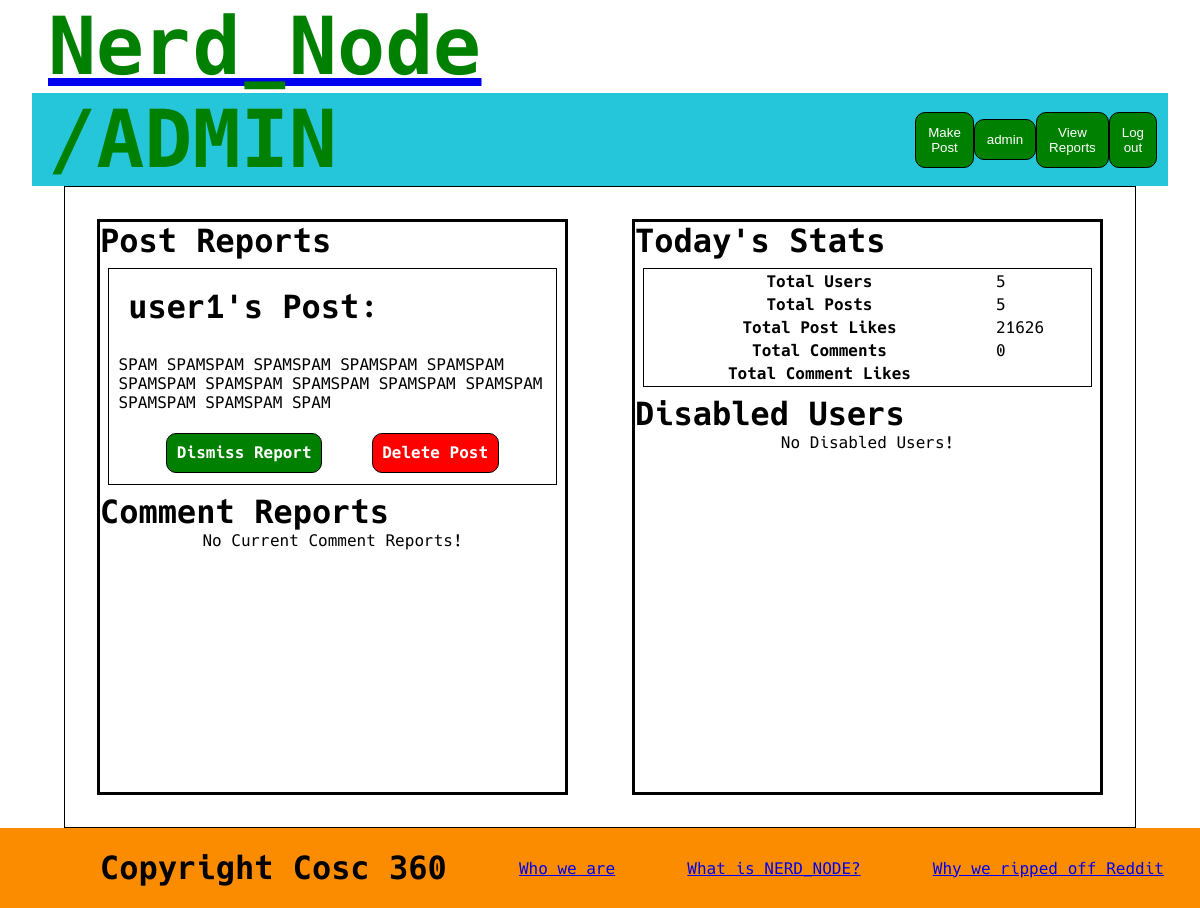
The app's page /admin/index.php (signed in) with its own data.
### tables this page shows
CREATE TABLE post (
	id int AUTO_INCREMENT,
	title varchar(255),
    poster int,
    content TEXT(65535),
    likes int,
    reported boolean,
    sku varchar(255),
    PRIMARY KEY (id),
    FOREIGN KEY (poster) REFERENCES siteUser(id) ON DELETE CASCADE
);

CREATE TABLE siteUser (
	id int AUTO_INCREMENT,
	username varchar(255) UNIQUE,
	password varchar(255),
    email varchar(255) UNIQUE,
    profilePicture varchar(255),
    isAdmin boolean,
    isDisabled boolean,
    PRIMARY KEY (id)
);

### src/admin/loadPostReports.php (called while the page is built, shortened)
<?php
$host = DBHOST;
$database = DBNAME;
$user = DBUSER;
$pass = DBPASS;
$connection = mysqli_connect($host, $user,$pass, $database, "3306");
$sql = "SELECT post.id, post.title, siteUser.username, post.sku, post.content
        FROM (post JOIN siteUser ON post.poster = siteUser.id)
        WHERE post.reported = true
        GROUP BY post.id ";
$postReports = array();
if($result = mysqli_query($connection, $sql)) {
    while($row = mysqli_fetch_assoc($result)) {
        array_push($postReports, [
                            'id' => $row['id'],
                            'title' => $row['title'],
                            'author' => $row['username'],
                            'pfp' => $row['profilePicture'],
                            'sku' => $row['sku'],
                            'content' => $row['content'],
                            'likes' => number_format($row['likes']),
                            'commentCount' => $row['comments']
        ]
        );
    }
};
?>

### src/admin/loadCommentReports.php (called while the page is built, shortened)
<?php
$commentReports = array();
?>

### src/admin/loadStats.php (called while the page is built, shortened)
<?php
$host = DBHOST;
$database = DBNAME;
$user = DBUSER;
$pass = DBPASS;
$connection = mysqli_connect($host, $user,$pass, $database, "3306");
$sql = " SELECT *
FROM
(SELECT COUNT(*) AS userCount FROM siteUser) as u
CROSS JOIN
(SELECT COUNT(id) AS postCount, SUM(ABS(likes)) AS postLikeCount FROM post) as p
CROSS JOIN
(SELECT COUNT(id) AS commentCount, SUM(ABS(likes)) AS commentLikeCount FROM comment) as c";
if($result = mysqli_query($connection, $sql)) {
    $row = mysqli_fetch_assoc($result);
    $stats = $row;
};
?>

### src/admin/loadDisabledUsers.php (called while the page is built, shortened)
<?php
$disabledUsers = array();
?>

### src/admin/index.php (the view, shortened to what this page needs)
<?php
include_once "loadCommentReports.php";
include_once "loadPostReports.php";
include_once "loadDisabledUsers.php";
include_once "loadStats.php";
?>
<!DOCTYPE html>
<html lang="en">
    <head>
	    <link rel="stylesheet" href="../public/css/reset.css">
	    <link rel="stylesheet" href="../public/css/home.css">
        <link rel="stylesheet" href="../public/font/hack.css">
    </head>
    <body>
	    <header>
            <?php
            include "../components/headerBar.php";
            ?>
        </header>
        <main>
            <div class="center">
                <div>
                    <h2> Post Reports</h2>
                    <?php
                    if($postReports) {
                        foreach($postReports as $report) {
                            echo "<div class ='adminReport' id='post-".$report['id']."'>
<h2>".$report['author']."'s Post:</h2><p>
                    ".$report['content']."
</p>
<div class='reportBar'>
        <div class='spacer'></div>
        <div class='dis' onclick='dismissPost(".$report['id'].", 5)'> Dismiss Report </div>
        <div class='spacer'></div>
        <div class='del' onclick='deletePost(".$report['id'].", 2)'> Delete Post </div>
        <div class='spacer'></div>
</div>
                        </div>";
                        }
                    } else {
                        echo "<div style='text-align:center; width:100%;font-size: 1em;' >No Current Post Reports!</div>";
                    }
                    ?>
                </div>
                <div>
                    <h2> Comment Reports</h2>
                    <?php
                    if($commentReports){
                        foreach($commentReports as $report) {
                            echo "<div class ='adminReport' id='comment-".$report['id']."'>
<h2>".$report['author']."'s Comment:</h2><p>
                    ".$report['content']."
</p>
<div class='reportBar'>
        <div class='spacer'></div>
        <div class='dis' onclick='dismissComment(".$report['id'].", 5)'> Dismiss Report </div>
        <div class='spacer'></div>
        <div class='del' onclick='deleteComment(".$report['id'].", 2)'> Delete Comment </div>
        <div class='spacer'></div>
</div>
                        </div>";
                        }
                    } else {
                        echo "<div style='text-align:center; width:100%;font-size: 1em;' >No Current Comment Reports!</div>";
                    }
                    ?>
                </div>
            </div>
            <div class="center">
                <h2 class=""> Today's Stats </h2>
                <div class="tab adminReport">
                    <table>
                        <tr><th>Total Users</th>   <td> <?php echo $stats['userCount']; ?></td></tr>
                        <tr><th>Total Posts</th>   <td> <?php echo $stats['postCount']; ?></td></tr>
                        <tr><th>Total Post Likes</th><td> <?php echo $stats['postLikeCount']; ?></td></tr>
                        <tr><th>Total Comments</th>  <td> <?php echo $stats['commentCount']; ?></td></tr>
                        <tr><th>Total Comment Likes</th>   <td> <?php echo $stats['commentLikeCount']; ?></td></tr>
                    </table>
                </div>
                <h2>Disabled Users</h2>
                <?php
                if($disabledUsers){
                    foreach($disabledUsers as $u) {
                        echo "<div class ='adminReport' id='comment-".$u['id']."'>
<h2>".$u['username']."
<img src='".SITEROOT."public/images/profiles/".$u['pfp']."' alt='".$u['username']."\'s profile picture' width='50' height='50' style='float:right;'>
<a href='".SITEROOT."nerd/?username=".$u['username']."'> Visit Page </a>
</h2>";
                        echo"</div>";
                    }
                } else {
                    echo "<div style='text-align:center; width:100%;font-size: 1em;' >No Disabled Users!</div>";
                    }
                ?>
            </div>
	    </main>
        <?php include "../components/footer.php"; ?>
    </body>
</html>

### src/public/css/home.css (style rules this page uses)
html { font-family: "Hack"; }
header { padding: 0em 2em; }
.center { flex: 1; }
.center, .sidebar, .post { border: medium solid black; }
.center, .sidebar { margin: 2em 2em; }
main { display: flex; height:auto; min-height:80vh; margin: 0em 4em; }
h2 { font-size: 2em; }
main { border: 1px solid black; }
.adminReport { width: auto; margin: 0.5em; border: 1px solid black; }
.del { cursor:pointer; background-color: red; color: white; padding: 0.6em; margin: 0.1em; border-radius: 10px; border: 1px solid black; font-weight: bold; }
.reportBar { display: flex; flex-direction: row; align-items: center; justify-content: space-around; padding: 0.6em; }
.dis { cursor:pointer; background-color: green; color: white; padding: 0.6em; margin: 0.1em; border-radius: 10px; border: 1px solid black; font-weight: bold; }
.adminReport p, .adminReport h2 { padding: 0.6em; }
.tab table { width: 100%; }

### records on screen
post: poster.username "user1", content "SPAM SPAMSPAM SPAMSPAM SPAMSPAM SPAMSPAM SPAMSPAM SPAMSPAM SPAMSPAM SPAMSPAM SPAMSPAM SPAMSPAM SPAMSPAM SPAM"

### other values on screen
$url "/ADMIN"
$_SESSION["sessionUsername"] "admin"
$stats['userCount'] "5"
$stats['postCount'] "5"
$stats['postLikeCount'] "21626"
$stats['commentCount'] "0"
